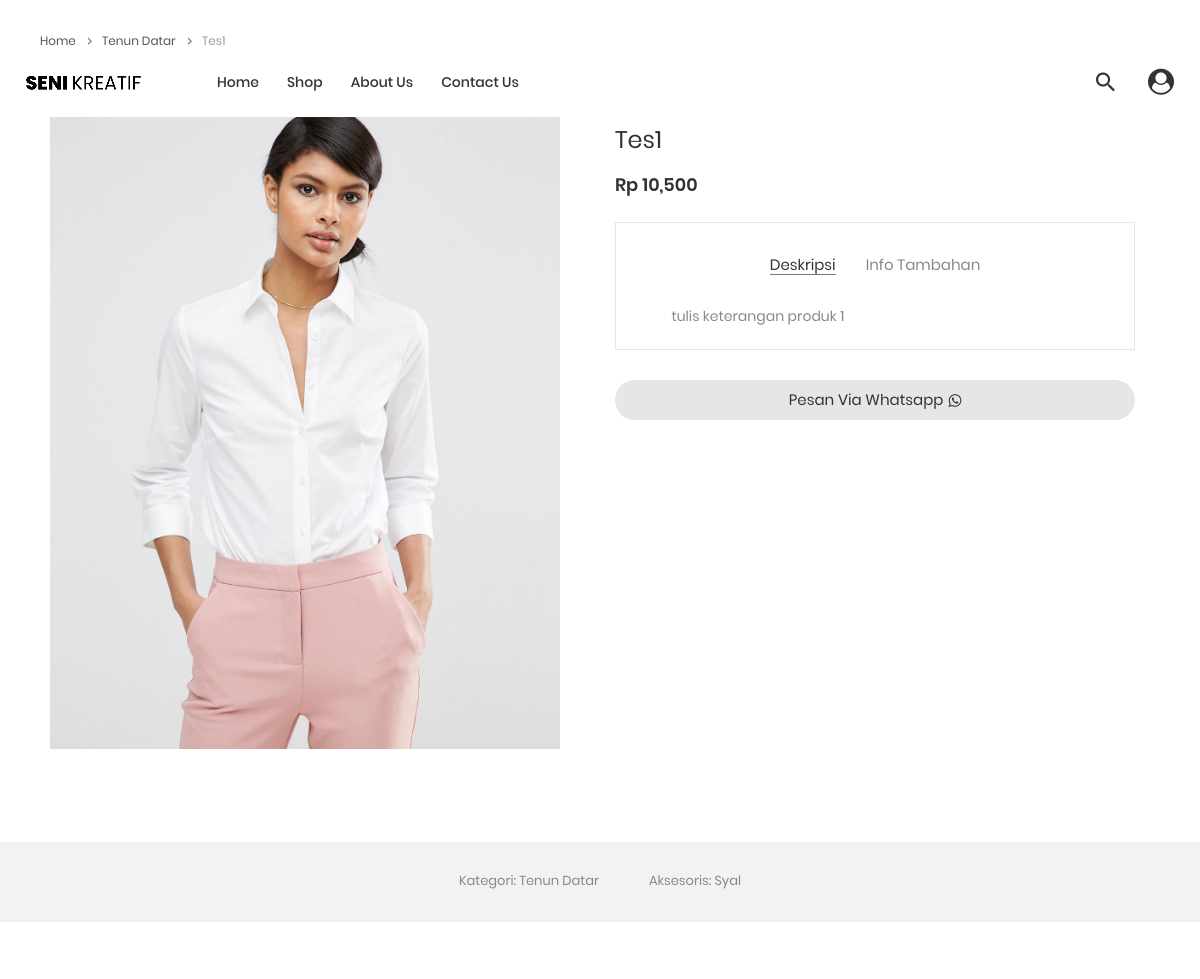
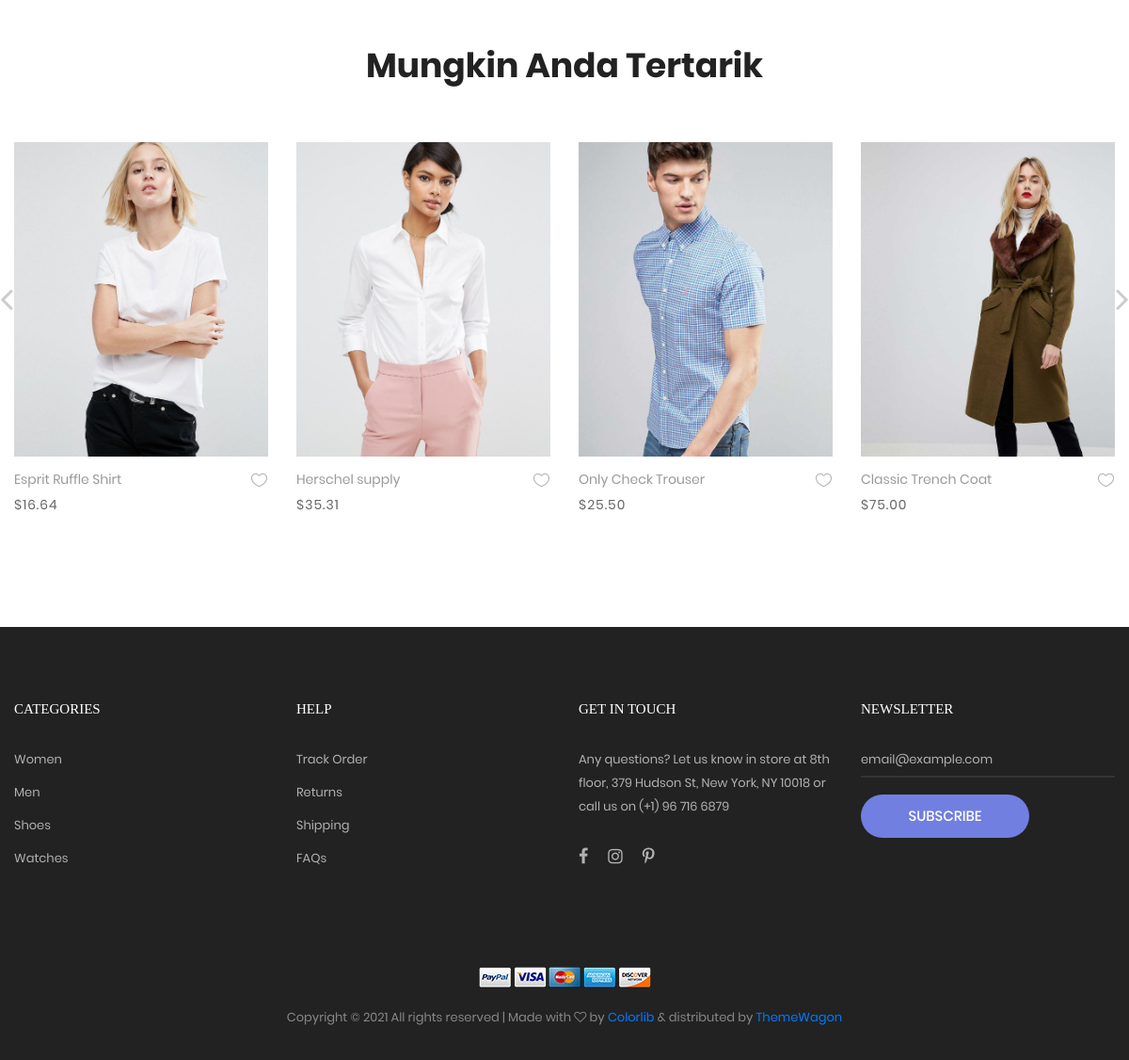
/product-detail.php?id_produk=36, run on the app's committed database (2 pictures, top to bottom).
### tables this page shows
CREATE TABLE `tb_kategori` (
  `id_kategori` int(11) NOT NULL,
  `nama` varchar(50) NOT NULL
);

CREATE TABLE `tb_produk` (
  `id_produk` int(11) NOT NULL,
  `id_kategori` int(3) NOT NULL,
  `nama` varchar(50) NOT NULL,
  `foto` varchar(100) NOT NULL,
  `id_jenis_aksesoris` int(3) NOT NULL,
  `harga` int(10) NOT NULL,
  `stok` int(5) NOT NULL,
  `deskripsi` text NOT NULL
);

CREATE TABLE `tb_jenis_aksesoris` (
  `id_jenis_aksesoris` int(11) NOT NULL,
  `nama` varchar(50) NOT NULL
);

### product-detail.php (the view, shortened to what this page needs)
<?php
require_once('dashboard/connection.php');
if ( isset($_GET["id_produk"]) ) $id = $_GET["id_produk"];
else header('Location: product.php');
$query = "SELECT * FROM tb_produk WHERE id_produk = '{$id}'";
$result = mysqli_query( $mysqli, $query);
foreach ( $result as $produk) {
   $foto = $produk["foto"];
   $id_kategori = $produk["id_kategori"];
   $nama = $produk["nama"];
   $id_jenis = $produk["id_jenis_aksesoris"];
   $harga = $produk["harga"];
   $deskripsi = $produk["deskripsi"];
}
$query2 = "SELECT * FROM tb_kategori WHERE id_kategori = '{$id_kategori}'";
$result2 = mysqli_query( $mysqli, $query2);
foreach ( $result2 as $kategori) {
   $nama2 = $kategori["nama"];
}
$query3 = "SELECT * FROM tb_jenis_aksesoris WHERE id_jenis_aksesoris = '{$id_jenis}'";
$result3 = mysqli_query( $mysqli, $query3);
foreach ( $result3 as $jenis) {
   $nama3 = $jenis["nama"];
}
?>
<!DOCTYPE html>
<html lang="en">
   <head>
      <link rel="stylesheet" type="text/css" href="vendor/bootstrap/css/bootstrap.min.css" />
      <link rel="stylesheet" type="text/css" href="fonts/font-awesome-4.7.0/css/font-awesome.min.css" />
      <link rel="stylesheet" type="text/css" href="fonts/iconic/css/material-design-iconic-font.min.css" />
      <link rel="stylesheet" type="text/css" href="fonts/linearicons-v1.0.0/icon-font.min.css" />
      <link rel="stylesheet" type="text/css" href="vendor/animate/animate.css" />
      <link rel="stylesheet" type="text/css" href="vendor/css-hamburgers/hamburgers.min.css" />
      <link rel="stylesheet" type="text/css" href="vendor/animsition/css/animsition.min.css" />
      <link rel="stylesheet" type="text/css" href="vendor/select2/select2.min.css" />
      <link rel="stylesheet" type="text/css" href="vendor/daterangepicker/daterangepicker.css" />
      <link rel="stylesheet" type="text/css" href="vendor/slick/slick.css" />
      <link rel="stylesheet" type="text/css" href="vendor/MagnificPopup/magnific-popup.css" />
      <link rel="stylesheet" type="text/css" href="vendor/perfect-scrollbar/perfect-scrollbar.css" />
      <link rel="stylesheet" type="text/css" href="css/util.css" />
      <link rel="stylesheet" type="text/css" href="css/main.css" />
   </head>
   <body class="animsition">
      <header>
         <div class="container-menu-desktop">
            <div class="wrap-menu-desktop">
               <nav class="limiter-menu-desktop container">
                  <a href="index.php" class="logo">
                     <img src="images/icons/logo-01.png" alt="IMG-LOGO" />
                  </a>
                  <div class="menu-desktop">
                     <ul class="main-menu">
                        <li>
                           <a href="index.php">Home</a>
                        </li>
                        <li>
                           <a href="product.php">Shop</a>
                        </li>
                        <li>
                           <a href="about.php">About Us</a>
                        </li>
                        <li>
                           <a href="contact.php">Contact Us</a>
                        </li>
                     </ul>
                  </div>
                  <div class="wrap-icon-header flex-w flex-r-m">
                     <div class="icon-header-item cl2 hov-cl1 trans-04 p-l-22 p-r-11 js-show-modal-search">
                        <i class="zmdi zmdi-search"></i>
                     </div>
                     <a href="dashboard/" class="dis-block icon-header-item cl2 hov-cl1 trans-04 p-l-22 p-r-11">
                        <i class="fa fa-user-circle"></i>
                     </a>
                  </div>
               </nav>
            </div>
         </div>
      </header>
      <div class="container">
         <div class="bread-crumb flex-w p-l-25 p-r-15 p-t-30 p-lr-0-lg">
            <a href="index.html" class="stext-109 cl8 hov-cl1 trans-04">
               Home
               <i class="fa fa-angle-right m-l-9 m-r-10" aria-hidden="true"></i>
            </a>
            <a href="product.html" class="stext-109 cl8 hov-cl1 trans-04">
               <?= $nama2; ?>
               <i class="fa fa-angle-right m-l-9 m-r-10" aria-hidden="true"></i>
            </a>
            <span class="stext-109 cl4"> <?= $nama; ?> </span>
         </div>
      </div>
      <section class="sec-product-detail bg0 p-t-65 p-b-60">
         <div class="container">
            <div class="row">
               <div class="col-md-6 p-b-20">
                     <div class="p-l-35 p-r-25 p-lr-0-lg">
                        <img src="dashboard/<?= $foto; ?>" alt="IMG-PRODUCT" style="width: 100%;"/>
                     </div>
                  </div>
                  <div class="col-md-6  p-b-20">
                     <div class="p-r-50 p-t-5 p-lr-0-lg">
                        <h4 class="mtext-105 cl2 js-name-detail p-b-14"><?= $nama; ?></h4>
                        <span class="mtext-106 cl2">Rp <?= number_format($harga); ?></span>
                        <div class="bor10 m-t-25 p-t-33 p-b-20">
                           <div class="tab01">
                              <ul class="nav nav-tabs" role="tablist">
                                 <li class="nav-item p-b-5">
                                    <a class="nav-link active" data-toggle="tab" href="#description" role="tab">Deskripsi</a>
                                 </li>
                                 <li class="nav-item p-b-5">
                                    <a class="nav-link" data-toggle="tab" href="#information" role="tab">Info Tambahan</a>
                                 </li>
                              </ul>
                              <div class="tab-content p-t-25">
                                 <div class="tab-pane fade show active" id="description" role="tabpanel">
                                    <div class="how-pos2 p-lr-15-md">
                                       <p class="stext-102 cl6">
                                          <?= $deskripsi; ?>
                                       </p>
                                    </div>
                                 </div>
                              </div>
                           </div>
                        </div>
                        <div class="p-t-30">
                           <div style="justify-content: center; align-items:center;">
                              <a href="" class="flex-c-m stext-103 cl2 size-105 bg2 bor2 hov-btn1 p-lr-15 trans-04">Pesan Via Whatsapp <i class="fa fa-whatsapp m-l-5"></i> </a>
                           </div>
                        </div>
                     </div>
                  </div>
            </div>
         </div>
         <div class="bg6 flex-c-m flex-w size-302 m-t-73 p-tb-15">
            <span class="stext-107 cl6 p-lr-25"> Kategori: <?= $nama2; ?> </span>
            <span class="stext-107 cl6 p-lr-25"> Aksesoris: <?= $nama3; ?> </span>
         </div>
      </section>
      <section class="sec-relate-product bg0 p-t-45 p-b-105">
         <div class="container">
            <div class="p-b-45">
               <h3 class="ltext-106 cl5 txt-center">Mungkin Anda Tertarik</h3>
            </div>
            <div class="wrap-slick2">
               <div class="slick2">
                  <div class="item-slick2 p-l-15 p-r-15 p-t-15 p-b-15">
                     <div class="block2">
                        <div class="block2-pic hov-img0">
                           <img src="images/product-01.jpg" alt="IMG-PRODUCT" />
                        </div>
                        <div class="block2-txt flex-w flex-t p-t-14">
                           <div class="block2-txt-child1 flex-col-l">
                              <a href="product-detail.html" class="stext-104 cl4 hov-cl1 trans-04 js-name-b2 p-b-6"> Esprit Ruffle Shirt </a>
                              <span class="stext-105 cl3"> $16.64 </span>
                           </div>
                           <div class="block2-txt-child2 flex-r p-t-3">
                              <a href="#" class="btn-addwish-b2 dis-block pos-relative js-addwish-b2">
                                 <img class="icon-heart1 dis-block trans-04" src="images/icons/icon-heart-01.png" alt="ICON" />
                              </a>
                           </div>
                        </div>
                     </div>
                  </div>
                  <div class="item-slick2 p-l-15 p-r-15 p-t-15 p-b-15">
                     <div class="block2">
                        <div class="block2-pic hov-img0">
                           <img src="images/product-02.jpg" alt="IMG-PRODUCT" />
                        </div>
                        <div class="block2-txt flex-w flex-t p-t-14">
                           <div class="block2-txt-child1 flex-col-l">
                              <a href="product-detail.html" class="stext-104 cl4 hov-cl1 trans-04 js-name-b2 p-b-6"> Herschel supply </a>
                              <span class="stext-105 cl3"> $35.31 </span>
                           </div>
                           <div class="block2-txt-child2 flex-r p-t-3">
                              <a href="#" class="btn-addwish-b2 dis-block pos-relative js-addwish-b2">
                                 <img class="icon-heart1 dis-block trans-04" src="images/icons/icon-heart-01.png" alt="ICON" />
                              </a>
                           </div>
                        </div>
                     </div>
                  </div>
                  <div class="item-slick2 p-l-15 p-r-15 p-t-15 p-b-15">
                     <div class="block2">
                        <div class="block2-pic hov-img0">
                           <img src="images/product-03.jpg" alt="IMG-PRODUCT" />
                        </div>
                        <div class="block2-txt flex-w flex-t p-t-14">
                           <div class="block2-txt-child1 flex-col-l">
                              <a href="product-detail.html" class="stext-104 cl4 hov-cl1 trans-04 js-name-b2 p-b-6"> Only Check Trouser </a>
                              <span class="stext-105 cl3"> $25.50 </span>
                           </div>
                           <div class="block2-txt-child2 flex-r p-t-3">
                              <a href="#" class="btn-addwish-b2 dis-block pos-relative js-addwish-b2">
                                 <img class="icon-heart1 dis-block trans-04" src="images/icons/icon-heart-01.png" alt="ICON" />
                              </a>
                           </div>
                        </div>
                     </div>
                  </div>
                  <div class="item-slick2 p-l-15 p-r-15 p-t-15 p-b-15">
                     <div class="block2">
                        <div class="block2-pic hov-img0">
                           <img src="images/product-04.jpg" alt="IMG-PRODUCT" />
                        </div>
                        <div class="block2-txt flex-w flex-t p-t-14">
                           <div class="block2-txt-child1 flex-col-l">
                              <a href="product-detail.html" class="stext-104 cl4 hov-cl1 trans-04 js-name-b2 p-b-6"> Classic Trench Coat </a>
                              <span class="stext-105 cl3"> $75.00 </span>
                           </div>
                           <div class="block2-txt-child2 flex-r p-t-3">
                              <a href="#" class="btn-addwish-b2 dis-block pos-relative js-addwish-b2">
                                 <img class="icon-heart1 dis-block trans-04" src="images/icons/icon-heart-01.png" alt="ICON" />
                              </a>
                           </div>
                        </div>
                     </div>
                  </div>
               </div>
            </div>
         </div>
      </section>
      <footer class="bg3 p-t-75 p-b-32">
         <div class="container">
            <div class="row">
               <div class="col-sm-6 col-lg-3 p-b-50">
                  <h4 class="stext-301 cl0 p-b-30">Categories</h4>
                  <ul>
                     <li class="p-b-10">
                        <a href="#" class="stext-107 cl7 hov-cl1 trans-04"> Women </a>
                     </li>
                     <li class="p-b-10">
                        <a href="#" class="stext-107 cl7 hov-cl1 trans-04"> Men </a>
                     </li>
                     <li class="p-b-10">
                        <a href="#" class="stext-107 cl7 hov-cl1 trans-04"> Shoes </a>
                     </li>
                     <li class="p-b-10">
                        <a href="#" class="stext-107 cl7 hov-cl1 trans-04"> Watches </a>
                     </li>
                  </ul>
               </div>
               <div class="col-sm-6 col-lg-3 p-b-50">
                  <h4 class="stext-301 cl0 p-b-30">Help</h4>
                  <ul>
                     <li class="p-b-10">
                        <a href="#" class="stext-107 cl7 hov-cl1 trans-04"> Track Order </a>
                     </li>
                     <li class="p-b-10">
                        <a href="#" class="stext-107 cl7 hov-cl1 trans-04"> Returns </a>
                     </li>
                     <li class="p-b-10">
                        <a href="#" class="stext-107 cl7 hov-cl1 trans-04"> Shipping </a>
                     </li>
                     <li class="p-b-10">
                        <a href="#" class="stext-107 cl7 hov-cl1 trans-04"> FAQs </a>
                     </li>
                  </ul>
               </div>
               <div class="col-sm-6 col-lg-3 p-b-50">
                  <h4 class="stext-301 cl0 p-b-30">GET IN TOUCH</h4>
                  <p class="stext-107 cl7 size-201">Any questions? Let us know in store at 8th floor, 379 Hudson St, New York, NY 10018 or call us on (+1) 96 716 6879</p>
                  <div class="p-t-27">
                     <a href="#" class="fs-18 cl7 hov-cl1 trans-04 m-r-16">
                        <i class="fa fa-facebook"></i>
                     </a>
                     <a href="#" class="fs-18 cl7 hov-cl1 trans-04 m-r-16">
                        <i class="fa fa-instagram"></i>
                     </a>
                     <a href="#" class="fs-18 cl7 hov-cl1 trans-04 m-r-16">
                        <i class="fa fa-pinterest-p"></i>
                     </a>
                  </div>
               </div>
               <div class="col-sm-6 col-lg-3 p-b-50">
                  <h4 class="stext-301 cl0 p-b-30">Newsletter</h4>
                  <form>
                     <div class="wrap-input1 w-full p-b-4">
                        <input class="input1 bg-none plh1 stext-107 cl7" type="text" name="email" placeholder="email@example.com" />
                     </div>
                     <div class="p-t-18">
                        <button class="flex-c-m stext-101 cl0 size-103 bg1 bor1 hov-btn2 p-lr-15 trans-04">Subscribe</button>
                     </div>
                  </form>
               </div>
            </div>
            <div class="p-t-40">
               <div class="flex-c-m flex-w p-b-18">
                  <a href="#" class="m-all-1">
                     <img src="images/icons/icon-pay-01.png" alt="ICON-PAY" />
                  </a>
                  <a href="#" class="m-all-1">
                     <img src="images/icons/icon-pay-02.png" alt="ICON-PAY" />
                  </a>
                  <a href="#" class="m-all-1">
                     <img src="images/icons/icon-pay-03.png" alt="ICON-PAY" />
                  </a>
                  <a href="#" class="m-all-1">
                     <img src="images/icons/icon-pay-04.png" alt="ICON-PAY" />
                  </a>
                  <a href="#" class="m-all-1">
                     <img src="images/icons/icon-pay-05.png" alt="ICON-PAY" />
                  </a>
               </div>
               <p class="stext-107 cl6 txt-center">
                  Copyright &copy;
                  All rights reserved | Made with <i class="fa fa-heart-o" aria-hidden="true"></i> by <a href="https://colorlib.com" target="_blank">Colorlib</a> &amp; distributed by
                  <a href="https://themewagon.com" target="_blank">ThemeWagon</a>
               </p>
            </div>
         </div>
      </footer>
   </body>
</html>

### data on the page
tb_kategori: nama "Tenun Datar"
tb_produk: nama "Tes1", foto (picture), harga "10,500", deskripsi "tulis keterangan produk 1"
tb_jenis_aksesoris: nama "Syal"
